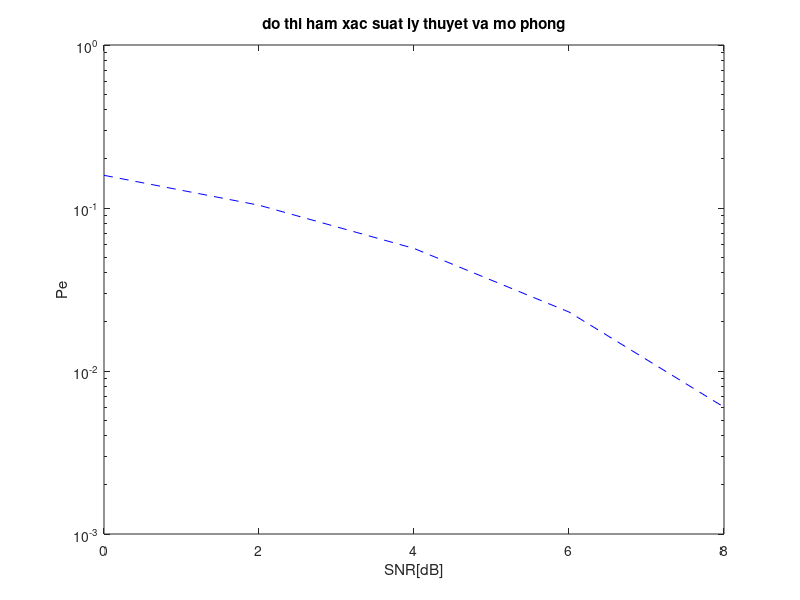

Source code (MATLAB): (Note: this script raises an error after producing the figure.)
SNR_db=0:2:8;
for i=1:length(SNR_db)
    SNR(i)=10^(SNR_db(i)/10);
    p(i)=1/2*[1-erf(1/sqrt(2)*sqrt(SNR(i)))];
end
semilogy(SNR_db,p,'b--');
xlabel('SNR[dB]');
ylabel('Pe');
title('do thi ham xac suat ly thuyet va mo phong')
load bai31 BER;
hold on;
semilogy(SNR_db,BER,'r-');
legend('ly thuyet','mo phong');
hold off;